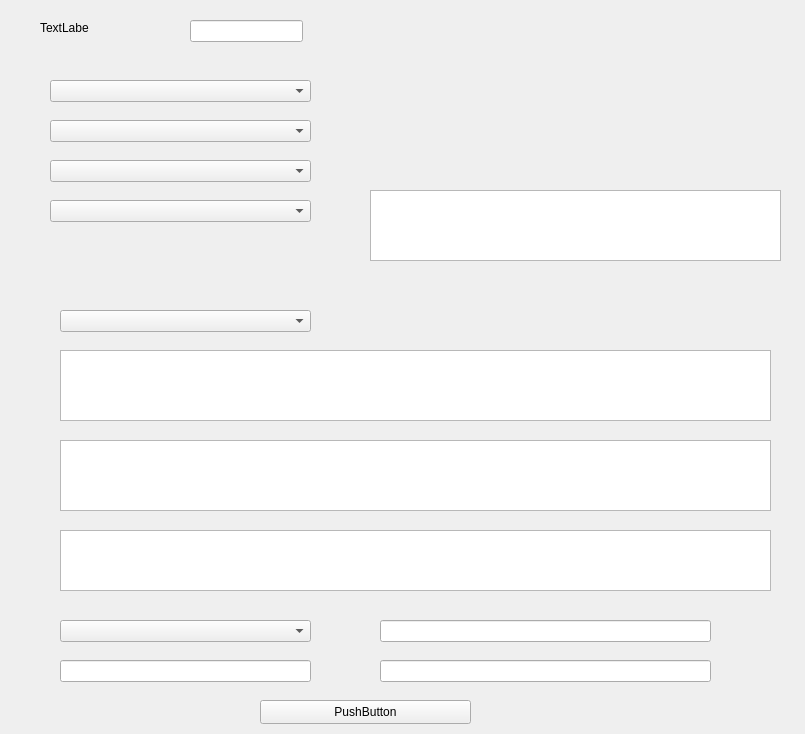
<?xml version="1.0" encoding="UTF-8"?>
<ui version="4.0">
 <class>Widget</class>
 <widget class="QWidget" name="Widget">
  <property name="geometry">
   <rect>
    <x>0</x>
    <y>0</y>
    <width>805</width>
    <height>734</height>
   </rect>
  </property>
  <property name="maximumSize">
   <size>
    <width>805</width>
    <height>16777215</height>
   </size>
  </property>
  <property name="windowTitle">
   <string>Form</string>
  </property>
  <widget class="QLabel" name="label">
   <property name="geometry">
    <rect>
     <x>40</x>
     <y>20</y>
     <width>49</width>
     <height>16</height>
    </rect>
   </property>
   <property name="text">
    <string>TextLabel</string>
   </property>
  </widget>
  <widget class="QLineEdit" name="lineEdit">
   <property name="geometry">
    <rect>
     <x>190</x>
     <y>20</y>
     <width>113</width>
     <height>22</height>
    </rect>
   </property>
  </widget>
  <widget class="QComboBox" name="comboBox">
   <property name="geometry">
    <rect>
     <x>50</x>
     <y>80</y>
     <width>261</width>
     <height>22</height>
    </rect>
   </property>
  </widget>
  <widget class="QComboBox" name="comboBox_2">
   <property name="geometry">
    <rect>
     <x>50</x>
     <y>120</y>
     <width>261</width>
     <height>22</height>
    </rect>
   </property>
  </widget>
  <widget class="QComboBox" name="comboBox_3">
   <property name="geometry">
    <rect>
     <x>50</x>
     <y>160</y>
     <width>261</width>
     <height>22</height>
    </rect>
   </property>
  </widget>
  <widget class="QTextEdit" name="textEdit">
   <property name="geometry">
    <rect>
     <x>370</x>
     <y>190</y>
     <width>411</width>
     <height>71</height>
    </rect>
   </property>
  </widget>
  <widget class="QComboBox" name="comboBox_4">
   <property name="geometry">
    <rect>
     <x>50</x>
     <y>200</y>
     <width>261</width>
     <height>22</height>
    </rect>
   </property>
  </widget>
  <widget class="QComboBox" name="comboBox_5">
   <property name="geometry">
    <rect>
     <x>60</x>
     <y>310</y>
     <width>251</width>
     <height>22</height>
    </rect>
   </property>
  </widget>
  <widget class="QTextEdit" name="textEdit_2">
   <property name="geometry">
    <rect>
     <x>60</x>
     <y>350</y>
     <width>711</width>
     <height>71</height>
    </rect>
   </property>
  </widget>
  <widget class="QTextEdit" name="textEdit_3">
   <property name="geometry">
    <rect>
     <x>60</x>
     <y>440</y>
     <width>711</width>
     <height>71</height>
    </rect>
   </property>
  </widget>
  <widget class="QTextEdit" name="textEdit_4">
   <property name="geometry">
    <rect>
     <x>60</x>
     <y>530</y>
     <width>711</width>
     <height>61</height>
    </rect>
   </property>
  </widget>
  <widget class="QComboBox" name="comboBox_6">
   <property name="geometry">
    <rect>
     <x>60</x>
     <y>620</y>
     <width>251</width>
     <height>22</height>
    </rect>
   </property>
  </widget>
  <widget class="QLineEdit" name="lineEdit_2">
   <property name="geometry">
    <rect>
     <x>380</x>
     <y>620</y>
     <width>331</width>
     <height>22</height>
    </rect>
   </property>
  </widget>
  <widget class="QLineEdit" name="lineEdit_3">
   <property name="geometry">
    <rect>
     <x>60</x>
     <y>660</y>
     <width>251</width>
     <height>22</height>
    </rect>
   </property>
  </widget>
  <widget class="QLineEdit" name="lineEdit_4">
   <property name="geometry">
    <rect>
     <x>380</x>
     <y>660</y>
     <width>331</width>
     <height>22</height>
    </rect>
   </property>
  </widget>
  <widget class="QPushButton" name="pushButton">
   <property name="geometry">
    <rect>
     <x>260</x>
     <y>700</y>
     <width>211</width>
     <height>24</height>
    </rect>
   </property>
   <property name="text">
    <string>PushButton</string>
   </property>
  </widget>
 </widget>
 <resources/>
 <connections/>
</ui>
